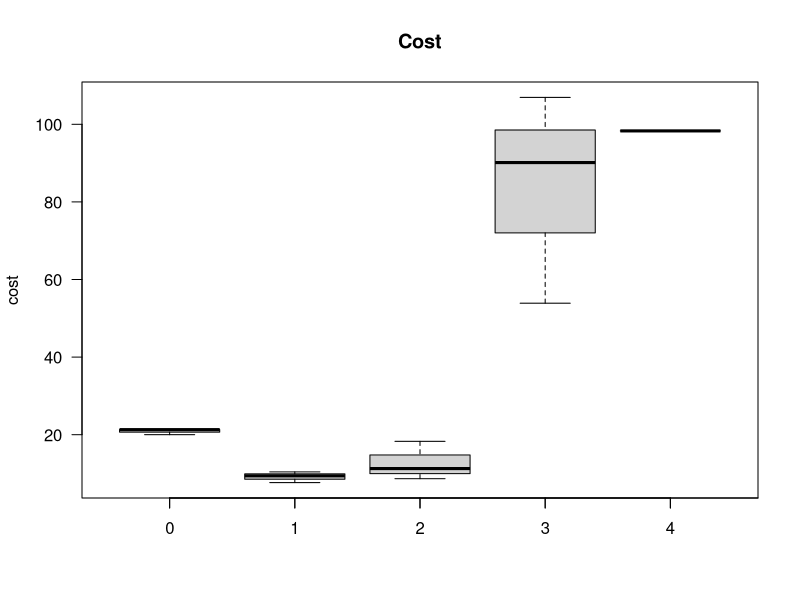
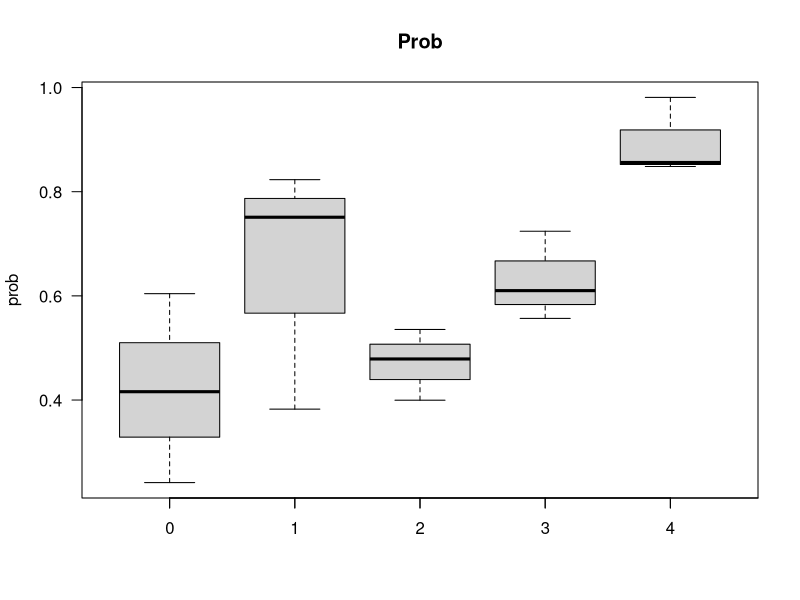
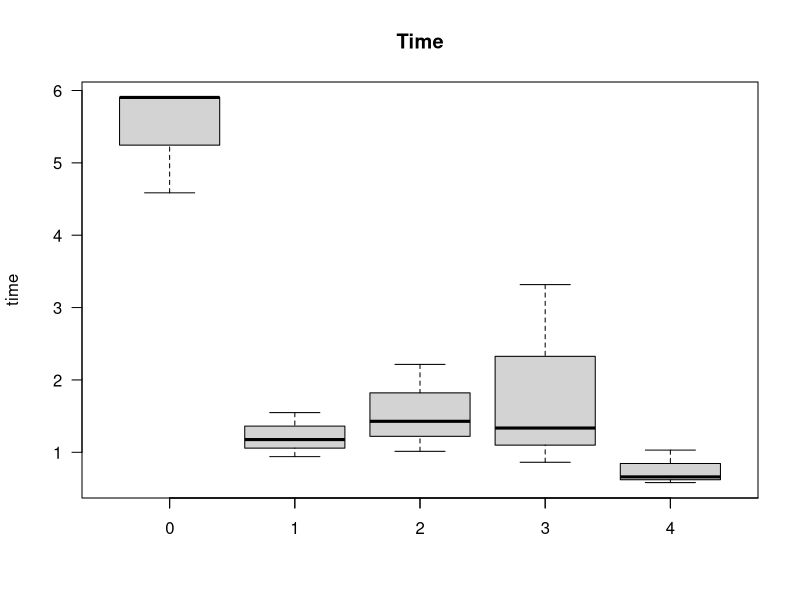
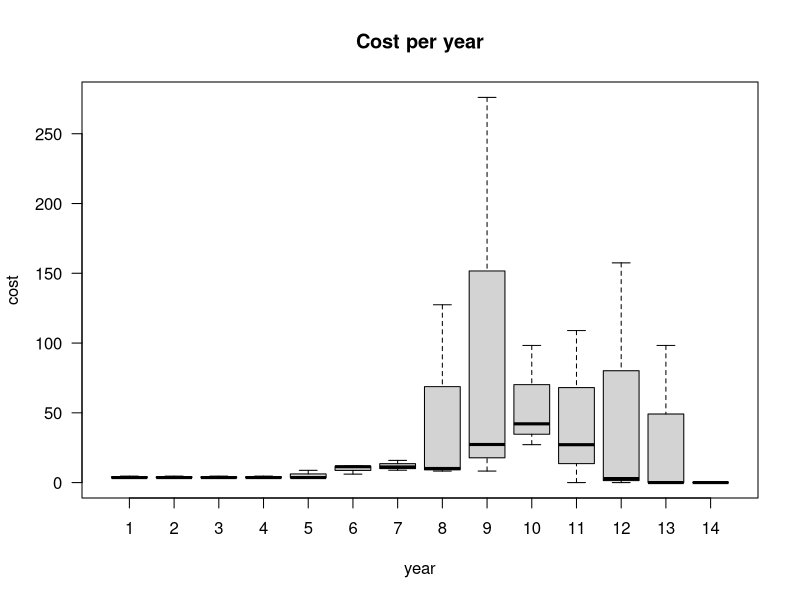
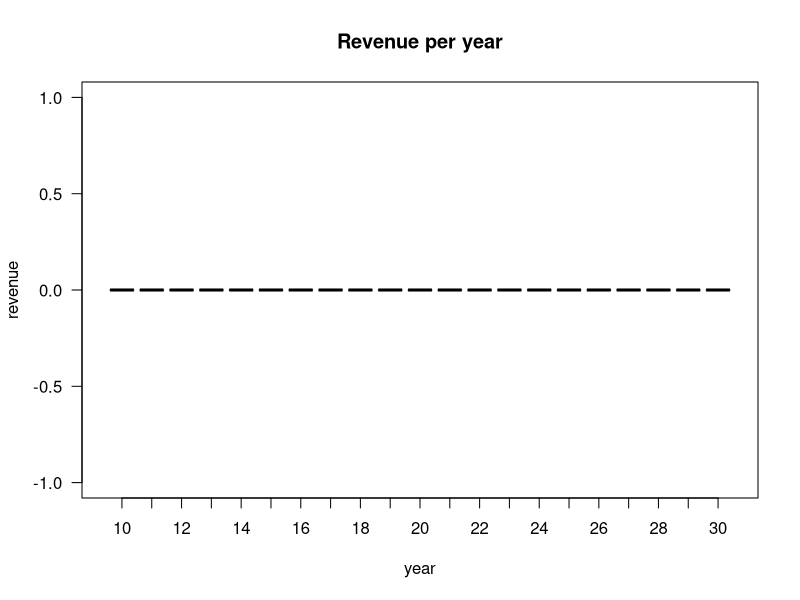
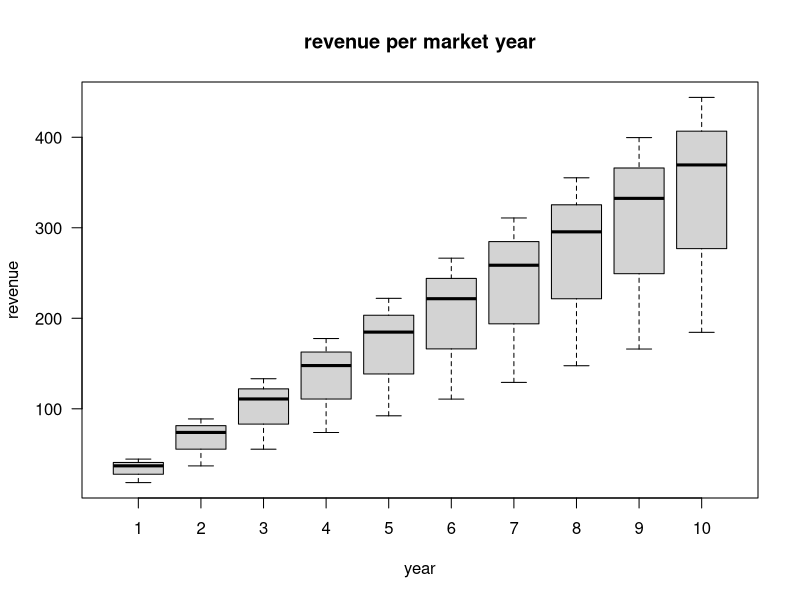

Here is the R script that generated these plots, in order:
set.seed(2)
N = 3

# Sample: Discount rate
discount.rate <- runif(N, 0.09, 0.24)

# Sample: Pre-clinical
time    <- runif(N, min=4.3, max=6)
prob    <- runif(N, min=0.175, max=0.69)
cost    <- runif(N, min=19, max=23.2)
revenue <- rep(0, N)
pc      <- data.frame(time, cost, prob, revenue, discount.rate)
pc$timeto <- 0

# Sample: Phase 1
time    <- runif(N, min=0.75, max=1.8)
prob    <- runif(N, min=0.25, max=0.837)
cost    <- runif(N, min=7.3, max=12)
revenue <- rep(0, N)
p1      <- data.frame(time, cost, prob, revenue, discount.rate)
p1$timeto <- pc$timeto + pc$time

# Sample: Phase 2
time    <- runif(N, min=0.75, max=2.5)
prob    <- runif(N, min=0.34, max=0.74)
cost    <- runif(N, min=7.12, max=18.72)
revenue <- rep(0, N)
p2      <- data.frame(time, cost, prob, revenue, discount.rate)
p2$timeto <- p1$timeto + p1$time

# Sample: Phase 3
time    <- runif(N, min=0.83, max=3.9)
prob    <- runif(N, min=0.314, max=0.786)
cost    <- runif(N, min=26.88, max=121.68)
revenue <- rep(0, N)
p3      <- data.frame(time, cost, prob, revenue, discount.rate)
p3$timeto <- p2$timeto + p2$time

# Sample: Phase 4
time    <- runif(N, min=0.5, max=1.04)
prob    <- runif(N, min=0.83, max=0.99)
cost    <- rep(98.297168, N)
revenue <- rep(0, N)
p4      <- data.frame(time, cost, prob, revenue, discount.rate)
p4$timeto <- p3$timeto + p3$time

# Sample: Market
time    <- 10
prob    <- 1
cost    <- 0
revenue <- runif(N, min=218, max=2500)
m       <- data.frame(time, cost, prob, revenue, discount.rate)



# Summarize
boxplot(pc$cost, p1$cost, p2$cost, p3$cost, p4$cost, ylab='cost', las=2, main='Cost')
axis(1, at=seq(1,7), labels=seq(0,6))
boxplot(pc$prob, p1$prob, p2$prob, p3$prob, p4$prob, ylab='prob', las=2, main='Prob')
axis(1, at=seq(1,7), labels=seq(0,6))
boxplot(pc$time, p1$time, p2$time, p3$time, p4$time, ylab='time', las=2, main='Time')
axis(1, at=seq(1,7), labels=seq(0,6))


# Make prop specific data frames
cost    <- data.frame(pc=pc$cost, p1=p1$cost, p2=p2$cost, p3=p3$cost, p4=p4$cost)
prob    <- data.frame(pc=pc$prob, p1=p1$prob, p2=p2$prob, p3=p3$prob, p4=p4$prob)
time    <- data.frame(pc=pc$time, p1=p1$time, p2=p2$time, p3=p3$time, p4=p4$time)
revenue <- data.frame(pc=pc$revenue, p1=p1$revenue, p2=p2$revenue, p3=p3$revenue, p4=p4$revenue)
timeto  <- data.frame(pc$timeto, p1$timeto, p2$timeto, p3$timeto, p4$timeto)


# Helper funtions
propAtYear <- function(n, prop, time, timeto) {
# TODO: Does not work for prob cuz of product rather than sum!
  unit      <- prop / time
  ongoing   <- n <= floor(time + timeto) & n >= timeto
  last      <- n == ceiling(timeto + time)
  remainder <- prop - unit * floor(time)
  (ongoing * unit) + (last * remainder)
}
sumPropAtYear <- function(n, prop, time, timeto) {
  apply(propAtYear(n, prop, time, timeto), 1, sum)
}
propPerYear <- function(start, years, prop, time, timeto) {
  df <- data.frame()
  for (year in start:(start+years-1)) {
    subject <- 1:nrow(prop)
    value   <- sumPropAtYear(year, prop, time, timeto)
    df <- rbind(df, data.frame(subject=subject, year=year, value=value))
  }
  df
}


# Plot: cost per year
cpy <- propPerYear(1, 14, cost, time, timeto)
boxplot(cpy$value ~ cpy$year, xlab='year', ylab='cost', las=1, main='Cost per year')

# Plot: revenue per year
rpy <- propPerYear(10, 21, revenue, time, timeto)
boxplot(rpy$value ~ rpy$year, xlab='year', ylab='revenue', las=1, main='Revenue per year')

# Plot: revenue per market year
rpmy <- data.frame()
m$revenue.y1 <- 0
m$revenue.y2 <- m$revenue * 2 / (m$time + 1)  # compute pys
m$revenue.m  <- m$revenue.y2 / m$time         # compute slope
for (yr in 1:10) {
  subject <- 1:nrow(m)
  rev     <- ifelse(yr <= m$time, m$revenue.m * yr, 0)
  rpmy    <- rbind(rpmy, data.frame(subject=subject, year=yr, revenue=rev))
}
boxplot(rpmy$revenue ~ rpmy$year, xlab='year', ylab='revenue', las=1, main='revenue per market year')
